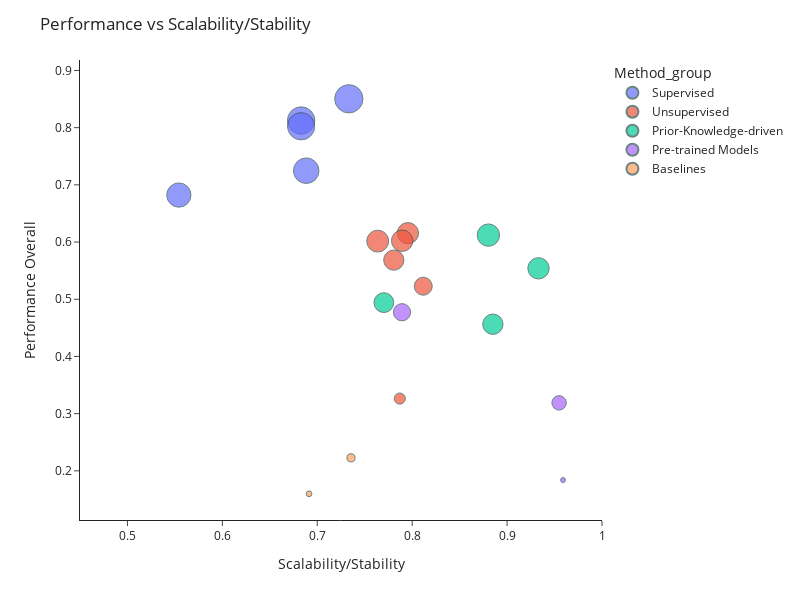

Write notebook code for a chart like this one.
### Code cell
df["Scalability/Stability"] = (df["Scalability"] + df["Stability"]) / 2
fig = px.scatter(df, x="Scalability/Stability", y="Overall Performance", color="Method_group",
                 size='Macro F1', hover_data=[df.index,'Overall Performance', 'Scalability/Stability', 'Macro F1'],)

fig.update_layout(
    font=dict(
        size=12,           # Default font size for all text
    ),
    xaxis=dict(
        title_font=dict(size=14),   # X-axis title font size
        tickfont=dict(size=12),     # X-axis tick label font size
    ),
    yaxis=dict(
        title_font=dict(size=14),   # Y-axis title font size
        tickfont=dict(size=12),     # Y-axis tick label font size
    ),
    title_font=dict(size=16),       # Title font size
    legend=dict(
        font=dict(size=12),         # Legend font size
        title_font=dict(size=14),   # Legend title font size
    )
)

fig.update_layout(width=800, height=600)

fig.update_layout(
    template='simple_white',
    title="Performance vs Scalability/Stability",
    xaxis=dict(title="Scalability/Stability", range=[0.45, 1]),
    #xaxis=dict(title="Scalability/Stability"),
    yaxis=dict(title="Performance Overall")
)
fig.update_traces(marker=dict(line=dict(width=1, color='DarkSlateGrey')))


fig.show()

fig.write_html(os.path.join(output_path, "scatter_plot_grouped.html"))

# save as svg
fig.write_image(os.path.join(output_path, "scatter_plot_grouped.svg"), width=800, height=600, scale=2)

### Figure 1 — Plotly figure (JSON) as saved in the notebook; plotly's stock layout.template omitted (floating-point values rounded to 4 significant figures)
{"data": [{"customdata": [["XGBoost", 0.8302], ["Random Forest", 0.7818], ["MAPS", 0.7718], ["Logistic Regression", 0.6768], ["CellSighter", 0.6095]], "hovertemplate": "Method_group=Supervised<br>Scalability/Stability=%{x}<br>Overall Performance=%{y}<br>Macro F1=%{customdata[1]}<br>method=%{customdata[0]}<extra></extra>", "legendgroup": "Supervised", "marker": {"color": "#636efa", "line": {"color": "DarkSlateGrey", "width": 1}, "size": [0.8302, 0.7818, 0.7718, 0.6768, 0.6095], "sizemode": "area", "sizeref": 0.002075, "symbol": "circle"}, "mode": "markers", "name": "Supervised", "orientation": "v", "showlegend": true, "type": "scatter", "x": [0.7333, 0.683, 0.683, 0.6884, 0.5542], "xaxis": "x", "y": [0.8504, 0.8124, 0.8025, 0.7248, 0.6822], "yaxis": "y"}, {"customdata": [["FlowSOM", 0.4695], ["Leiden", 0.4753], ["CellLENS_Lite", 0.4975], ["Phenograph", 0.4243], ["CellLENS_Full", 0.3806], ["FuseSOM", 0.3347], ["FlowSOM Meta Clusters", 0.1295]], "hovertemplate": "Method_group=Unsupervised<br>Scalability/Stability=%{x}<br>Overall Performance=%{y}<br>Macro F1=%{customdata[1]}<br>method=%{customdata[0]}<extra></extra>", "legendgroup": "Unsupervised", "marker": {"color": "#EF553B", "line": {"color": "DarkSlateGrey", "width": 1}, "size": [0.4695, 0.4753, 0.4975, 0.4243, 0.3806, 0.3347, 0.1295], "sizemode": "area", "sizeref": 0.002075, "symbol": "circle"}, "mode": "markers", "name": "Unsupervised", "orientation": "v", "showlegend": true, "type": "scatter", "x": [0.7955, 0.7895, 0.7637, 0.7806, NaN, 0.8117, 0.7869], "xaxis": "x", "y": [0.6155, 0.6023, 0.6016, 0.5684, 0.5305, 0.5228, 0.3263], "yaxis": "y"}, {"customdata": [["Scyan", 0.5189], ["Tacit", 0.4731], ["Tribus", 0.4078], ["Astir", 0.4296]], "hovertemplate": "Method_group=Prior-Knowledge-driven<br>Scalability/Stability=%{x}<br>Overall Performance=%{y}<br>Macro F1=%{customdata[1]}<br>method=%{customdata[0]}<extra></extra>", "legendgroup": "Prior-Knowledge-driven", "marker": {"color": "#00cc96", "line": {"color": "DarkSlateGrey", "width": 1}, "size": [0.5189, 0.4731, 0.4078, 0.4296], "sizemode": "area", "sizeref": 0.002075, "symbol": "circle"}, "mode": "markers", "name": "Prior-Knowledge-driven", "orientation": "v", "showlegend": true, "type": "scatter", "x": [0.8803, 0.9331, 0.7701, 0.885], "xaxis": "x", "y": [0.6121, 0.5541, 0.4941, 0.4563], "yaxis": "y"}, {"customdata": [["Nimbus", 0.3076], ["RIBCA_adapted", 0.3135], ["RIBCA", 0.216], ["Deepcelltypes_adapted", 0.09171], ["Deepcelltypes", 0.02556]], "hovertemplate": "Method_group=Pre-trained Models<br>Scalability/Stability=%{x}<br>Overall Performance=%{y}<br>Macro F1=%{customdata[1]}<br>method=%{customdata[0]}<extra></extra>", "legendgroup": "Pre-trained Models", "marker": {"color": "#ab63fa", "line": {"color": "DarkSlateGrey", "width": 1}, "size": [0.3076, 0.3135, 0.216, 0.09171, 0.02556], "sizemode": "area", "sizeref": 0.002075, "symbol": "circle"}, "mode": "markers", "name": "Pre-trained Models", "orientation": "v", "showlegend": true, "type": "scatter", "x": [0.7893, NaN, 0.9548, NaN, 0.9589], "xaxis": "x", "y": [0.4773, 0.3624, 0.3189, 0.2316, 0.1839], "yaxis": "y"}, {"customdata": [["Stratified sampler", 0.06864], ["Most Frequent", 0.03392]], "hovertemplate": "Method_group=Baselines<br>Scalability/Stability=%{x}<br>Overall Performance=%{y}<br>Macro F1=%{customdata[1]}<br>method=%{customdata[0]}<extra></extra>", "legendgroup": "Baselines", "marker": {"color": "#FFA15A", "line": {"color": "DarkSlateGrey", "width": 1}, "size": [0.06864, 0.03392], "sizemode": "area", "sizeref": 0.002075, "symbol": "circle"}, "mode": "markers", "name": "Baselines", "orientation": "v", "showlegend": true, "type": "scatter", "x": [0.7355, 0.6913], "xaxis": "x", "y": [0.2227, 0.1599], "yaxis": "y"}], "layout": {"font": {"size": 12}, "height": 600, "legend": {"font": {"size": 12}, "itemsizing": "constant", "title": {"font": {"size": 14}, "text": "Method_group"}, "tracegroupgap": 0}, "margin": {"t": 60}, "title": {"text": "Performance vs Scalability/Stability"}, "width": 800, "xaxis": {"anchor": "y", "domain": [0, 1], "range": [0.45, 1], "tickfont": {"size": 12}, "title": {"text": "Scalability/Stability"}}, "yaxis": {"anchor": "x", "domain": [0, 1], "tickfont": {"size": 12}, "title": {"text": "Performance Overall"}}}}
